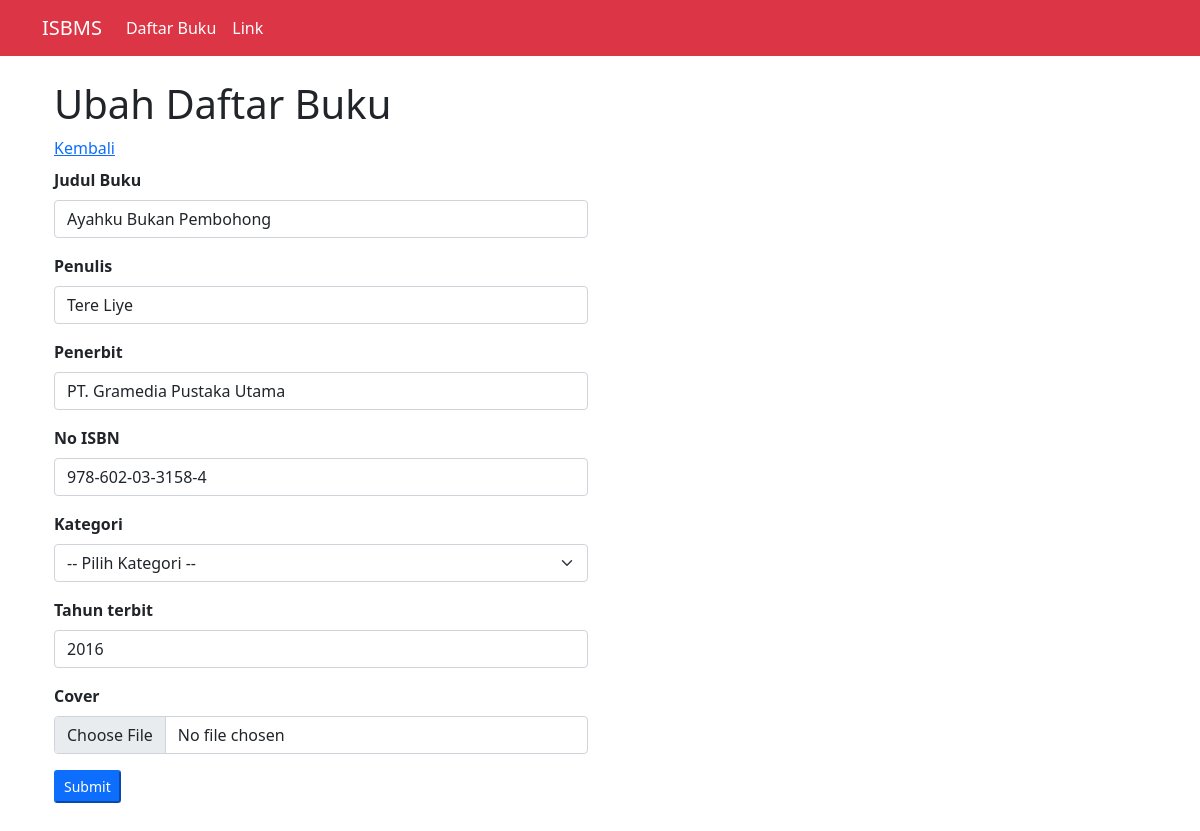
The app's page /ubah_data.php?id=19 (signed in) with its own data.
### tables this page shows
CREATE TABLE `buku` (
  `id_buku` int(100) NOT NULL,
  `judul` varchar(100) NOT NULL,
  `penulis` varchar(1000) NOT NULL,
  `penerbit` varchar(100) NOT NULL,
  `tahun_terbit` year(4) NOT NULL,
  `cover` varchar(100) NOT NULL,
  `isbn` varchar(10000) NOT NULL,
  `tanggal_input` timestamp NOT NULL DEFAULT current_timestamp() ON UPDATE current_timestamp(),
  `id_kategori` int(100) NOT NULL
);

### function.php (called while the page is built, shortened)
<?php
$conn = mysqli_connect("localhost", "root", "", "simbs");
function query($query){
    global $conn;
    $result = mysqli_query($conn, $query);
    $rows = [];
    while( $row = mysqli_fetch_assoc($result) ) {
        $rows[] = $row;
    }
    return $rows;
}

### ubah_data.php (the view, shortened to what this page needs)
<?php
    require("function.php");
    $id = $_GET['id'];
    $query = query("SELECT * FROM buku WHERE id_buku = $id")[0];
    $buku = $query;
?>
<!DOCTYPE html>
<html lang="en">
<head>
    <link href="https://cdn.jsdelivr.net/npm/bootstrap@5.0.2/dist/css/bootstrap.min.css" rel="stylesheet">
</head>
<body>
    <nav class="navbar navbar-expand-lg navbar-light white bg-danger">
        <div class="container">
            <a class="navbar-brand text-white" href="#">ISBMS</a>
            <div class="collapse navbar-collapse" id="navbarSupportedContent">
            <ul class="navbar-nav me-auto mb-2 mb-lg-0">
                <li class="nav-item">
                <a class="nav-link active text-white" aria-current="page" href="#">Daftar Buku</a>
                </li>
                <li class="nav-item">
                <a class="nav-link text-white" href="#">Link</a>
                </li>
            </ul>
            </div>
        </div>
    </nav>
    <div class="p-4 container">
        <div class="row">
            <h1 class="mb-2">Ubah Daftar Buku</h1>
            <a href="index.php" class="mb-2">Kembali</a>
            <div class="col-md-6">
                <form action="" method="POST" enctype="multipart/form-data">
                    <div class="mb-3">
                        <label class="form-label fw-bold">Judul Buku</label>
                        <input type="text" class="form-control" name="judul" id="judul" value="<?= $buku['judul'] ?>" autocomplete="off">
                    </div>
                    <div class="mb-3">
                        <label class="form-label fw-bold">Penulis</label>
                        <input type="text" class="form-control" name="penulis" id="penulis" value="<?= $buku['penulis'] ?>" autocomplete="off">
                    </div>
                    <div class="mb-3">
                        <label class="form-label fw-bold">Penerbit</label>
                        <input type="text" class="form-control" name="penerbit" id="penerbit" value="<?= $buku['penerbit'] ?>" autocomplete="off">
                    </div>
                    <div class="mb-3">
                        <label class="form-label fw-bold">No ISBN</label>
                        <input type="text" class="form-control" name="isbn" id="isbn" value="<?= $buku['isbn'] ?>" autocomplete="off">
                    </div>
                    <div class="mb-3">
                        <label class="form-label fw-bold">Kategori</label>
                        <select name="id_kategori" class="form-select" required>
                          <option value="<?= $buku['id_kategori'] ?>">-- Pilih Kategori --</option>
                        </select>
                    </div>
                    <div class="mb-3">
                        <label class="form-label fw-bold">Tahun terbit</label>
                        <input type="text" class="form-control" name="tahun_terbit" id="tahun_terbit" value="<?= $buku['tahun_terbit'] ?>" autocomplete="off">
                    </div>
                    <div class="mb-3">
                        <label class="form-label fw-bold">Cover</label>
                        <input type="file" class="form-control" name="cover" id="cover" value="<?= $buku['cover'] ?>">
                    </div>
                    <div class="mb-3">
                        <button type="submit" name="tombol_submit" class="btn-sm btn-primary">Submit</button>
                    </div>
                </form>
            </div>
        </div>
    </div>
</body>
</html>

### records on screen
buku: judul "Ayahku Bukan Pembohong", penulis "Tere Liye", penerbit "PT. Gramedia Pustaka Utama", isbn "978-602-03-3158-4", tahun_terbit "2016"
